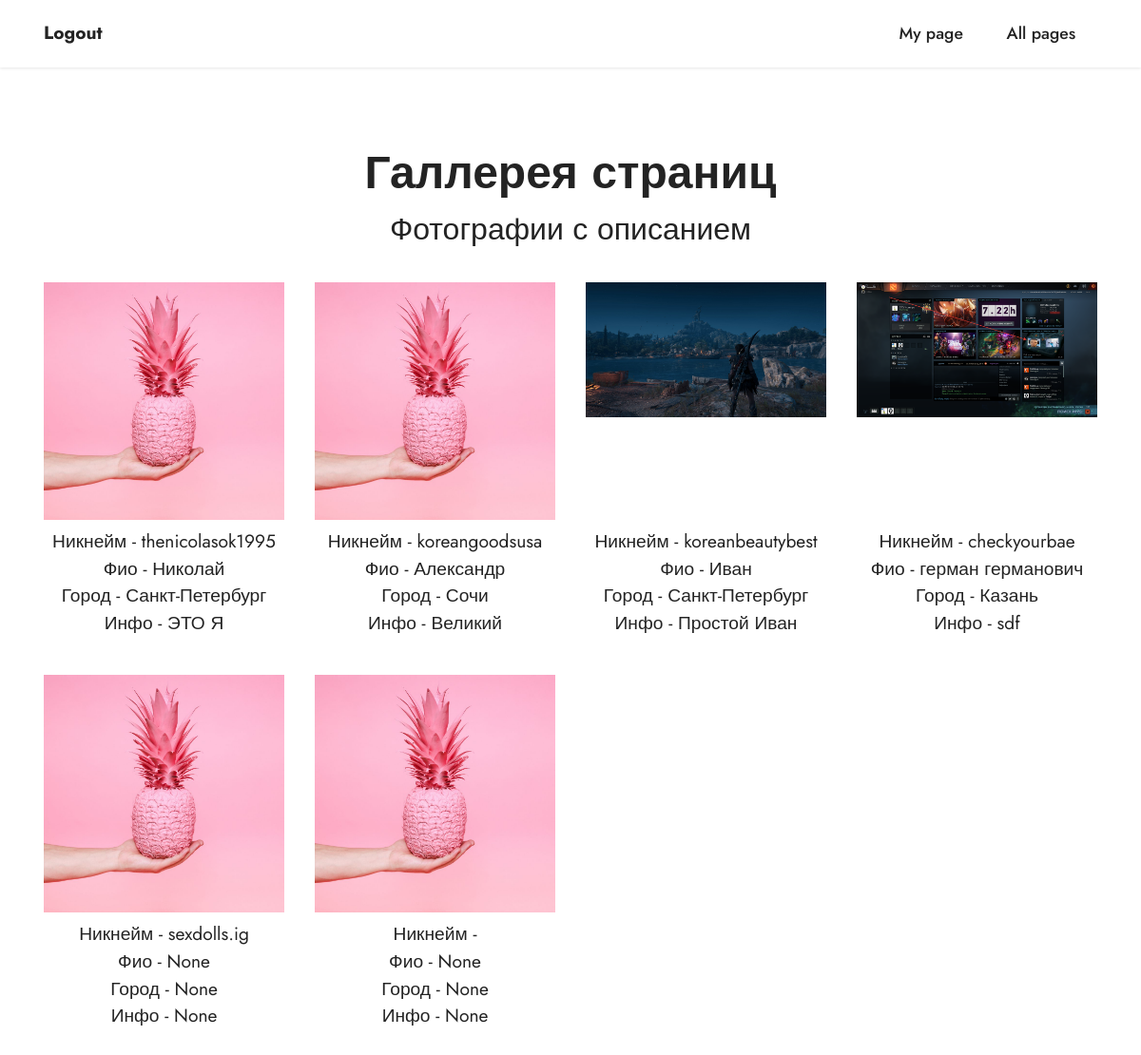
/catalog (signed in), run on an earlier commit of the app's database.
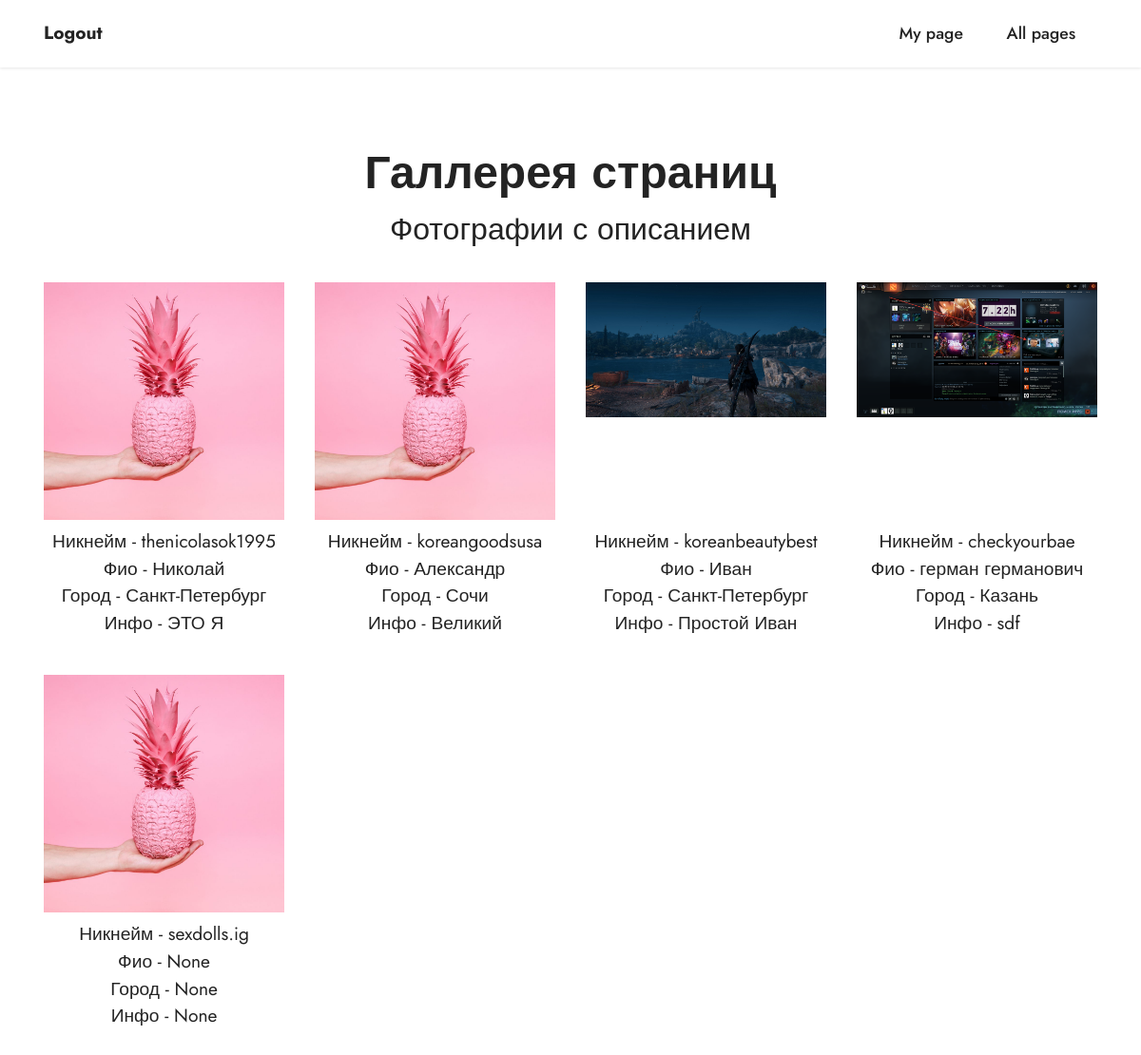
And on a later commit of the database.
### main/models.py (models this page shows)
class Datauser(models.Model):
    username = models.CharField(max_length=150, blank=True, null=True)
    fio = models.CharField(max_length=150, blank=True, null=True)
    city = models.CharField(max_length=150, blank=True, null=True)
    info = models.TextField(blank=True, null=True)
    image = models.ImageField(null=True, blank=True)

### main/views.py (the view)
# urls.py: path('catalog', views.catalog, name='catalog'),
@login_required
def catalog(request):
    users_data = Datauser.objects.all()
    return render(request, 'main/catalog.html', {'users_data': users_data})

### main/templates/main/catalog.html (shortened to what this page needs)
{% extends "main/wrapper.html" %}
{% block content %}
{% load static %}
<section class="gallery5 mbr-gallery cid-sq0DaK5LsE" id="gallery5-6">
    <div class="container">
        <div class="mbr-section-head">
            <h3 class="mbr-section-title mbr-fonts-style align-center m-0 display-2"><strong>Галлерея страниц</strong></h3>
            <h4 class="mbr-section-subtitle mbr-fonts-style align-center mb-0 mt-2 display-5">Фотографии с описанием</h4>
        </div>
        <div class="row mbr-gallery mt-4">
            {% for user_data in users_data %}
            <div class="col-12 col-md-6 col-lg-3 item gallery-image">
                <div style="height: 250px" class="item-wrapper" data-toggle="modal" data-target="#sq0DwD6R8C-modal">
                    <img class="w-100" src="/static/uploaded/{{user_data.image}}" onerror="this.src='{% static 'assets/images/sq3.jpg' %}'" data-slide-to="0" data-target="#lb-sq0DwD6R8C">
                </div>
                <h6 class="mbr-item-subtitle mbr-fonts-style align-center mb-2 mt-2 display-7">
                    Никнейм - {{user_data.username}}<br>
                    Фио - {{user_data.fio}}<br>
                    Город - {{user_data.city}}<br>
                    Инфо - {{user_data.info}}<br>
                </h6>
            </div>
            {% endfor %}
        </div>
    </div>
</section>
{% endblock %}

### main/templates/main/wrapper.html (shortened to what this page needs)
<!DOCTYPE html>
<html  >
<head>
     {% load static %}
  <link rel="stylesheet" href="{% static 'assets/tether/tether.min.css' %}" type="text/css">
  <link rel="stylesheet" href="{% static 'assets/bootstrap/css/bootstrap.min.css' %}" type="text/css">
  <link rel="stylesheet" href="{% static 'assets/bootstrap/css/bootstrap-grid.min.css' %}" type="text/css">
  <link rel="stylesheet" href="{% static 'assets/bootstrap/css/bootstrap-reboot.min.css' %}" type="text/css">
  <link rel="stylesheet" href="{% static 'assets/dropdown/css/style.css' %}" type="text/css">
  <link rel="stylesheet" href="{% static 'assets/socicon/css/styles.css' %}" type="text/css">
  <link rel="stylesheet" href="{% static 'assets/theme/css/style.css' %}" type="text/css">
  <link rel="preload" as="style" href="{% static 'assets/mobirise/css/mbr-additional.css' %}"><link rel="stylesheet" href="{% static 'assets/mobirise/css/mbr-additional.css' %}" type="text/css">
</head>
<body>
  <section class="menu menu1 cid-spVIIVn6Ay" once="menu" id="menu1-0">
    <nav class="navbar navbar-dropdown navbar-fixed-top navbar-expand-lg">
        <div class="container">
            <div class="navbar-brand">
                <span class="navbar-caption-wrap"><a class="navbar-caption text-black display-7" href="{% url 'log_out' %}">Logout</a></span>
            </div>
            <div class="collapse navbar-collapse" id="navbarSupportedContent">
                <ul class="navbar-nav nav-dropdown nav-right" data-app-modern-menu="true"><li class="nav-item"><a class="nav-link link text-black display-4" href="{% url 'data' %}">My page</a></li>
                    <li class="nav-item"><a class="nav-link link text-black display-4" href="{% url 'catalog' %}">All pages</a></li></ul>
            </div>
        </div>
    </nav>
</section>
            {% block content %}
            {% endblock %}
</body>
</html>

### static/assets/dropdown/css/style.css (style rules this page uses)
.navbar-dropdown { left: 0; padding: 0; position: absolute; right: 0; top: 0; transition: all 0.45s ease; z-index: 1030; background: #282828; }
.navbar-dropdown .navbar-caption { font-weight: 700; white-space: normal; vertical-align: -4px; line-height: 3.125rem !important; }
.navbar-dropdown .navbar-caption, .navbar-dropdown .navbar-caption:hover { color: inherit; text-decoration: none; }
.navbar-dropdown.navbar-fixed-top { position: fixed; }
.navbar-dropdown .navbar-brand span { vertical-align: -4px; }
.nav-dropdown { font-size: 0.75rem; font-weight: 500; height: auto !important; }
.nav-dropdown .link { margin: .667em 1.667em; font-weight: 500; padding: 0; transition: color .2s ease-in-out; }
.nav-dropdown .link::after, .nav-dropdown .dropdown-item::after { color: inherit; }

### static/assets/theme/css/style.css (style rules this page uses)
section { background-color: #ffffff; }
body { font-style: normal; line-height: 1.5; font-weight: 400; color: #232323; position: relative; }
section, .container, .container-fluid { position: relative; word-wrap: break-word; }
a { font-style: normal; font-weight: 400; cursor: pointer; }
a, a:hover { text-decoration: none; }
.mbr-section-title { font-style: normal; line-height: 1.3; }
.mbr-section-subtitle { line-height: 1.3; }
h1, h2, h3, h4, h5, h6, .display-1, .display-2, .display-4, .display-5, .display-7, span, p, a { line-height: 1; word-break: break-word; word-wrap: break-word; font-weight: 400; }
b, strong { font-weight: bold; }
section { background-position: 50% 50%; background-repeat: no-repeat; background-size: cover; }
.align-center { text-align: center; }
img, iframe { display: block; width: 100%; }
.menu .navbar-brand { display: -webkit-flex; }
.menu .navbar-brand span { display: flex; display: -webkit-flex; }
.menu .navbar-brand .navbar-caption-wrap { display: -webkit-flex; }
@media (min-width: 992px) { .menu .navbar-nav.nav-dropdown { display: -webkit-flex; } }
.navbar { display: -webkit-flex; -webkit-flex-wrap: wrap; -webkit-align-items: center; -webkit-justify-content: space-between; }
.navbar-collapse { -webkit-flex-basis: 100%; -webkit-flex-grow: 1; -webkit-align-items: center; }
.nav-dropdown .link { padding: 0.667em 1.667em !important; margin: 0 !important; }
.row { display: -webkit-flex; -webkit-flex-wrap: wrap; }
html, body { height: auto; min-height: 100vh; }
ul, ol, pre, blockquote { margin-bottom: 2.3125rem; }
.mt-4 { margin-top: 2rem !important; }
@media (min-width: 992px) { .container { padding-left: 16px; padding-right: 16px; } }
@media (min-width: 992px) { .row { margin-left: -16px; margin-right: -16px; } }
@media (min-width: 992px) { .row > [class*=col] { padding-left: 16px; padding-right: 16px; } }
.card-wrapper, .item-wrapper { overflow: hidden; }

What changed in the data, as far as the page shows it:
removed Datauser: fio "None", city "None", info "None"
